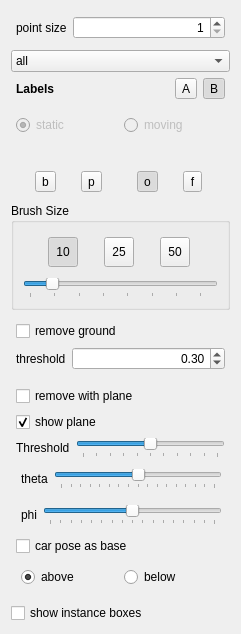
           <widget class="QWidget" name="scrollAreaWidgetContents">
            <property name="geometry">
             <rect>
              <x>0</x>
              <y>0</y>
              <width>241</width>
              <height>628</height>
             </rect>
            </property>
            <layout class="QVBoxLayout" name="verticalLayout_6">
             <item>
              <layout class="QFormLayout" name="formLayout_3">
               <property name="leftMargin">
                <number>5</number>
               </property>
               <property name="topMargin">
                <number>5</number>
               </property>
               <property name="rightMargin">
                <number>5</number>
               </property>
               <property name="bottomMargin">
                <number>5</number>
               </property>
               <item row="0" column="1">
                <widget class="QSpinBox" name="spinPointSize">
                 <property name="alignment">
                  <set>Qt::AlignRight|Qt::AlignTrailing|Qt::AlignVCenter</set>
                 </property>
                 <property name="minimum">
                  <number>1</number>
                 </property>
                 <property name="maximum">
                  <number>20</number>
                 </property>
                </widget>
               </item>
               <item row="0" column="0">
                <widget class="QLabel" name="label_4">
                 <property name="text">
                  <string>point size</string>
                 </property>
                </widget>
               </item>
              </layout>
             </item>
             <item>
              <widget class="QComboBox" name="cmbRootCategory">
               <property name="focusPolicy">
                <enum>Qt::WheelFocus</enum>
               </property>
               <property name="currentText">
                <string>all</string>
               </property>
               <item>
                <property name="text">
                 <string>all</string>
                </property>
               </item>
               <item>
                <property name="text">
                 <string>recently</string>
                </property>
               </item>
              </widget>
             </item>
             <item>
              <layout class="QHBoxLayout" name="horizontalLayout_9">
               <property name="leftMargin">
                <number>5</number>
               </property>
               <property name="topMargin">
                <number>0</number>
               </property>
               <property name="rightMargin">
                <number>5</number>
               </property>
               <property name="bottomMargin">
                <number>0</number>
               </property>
               <item>
                <widget class="QLabel" name="label_8">
                 <property name="font">
                  <font>
                   <weight>75</weight>
                   <bold>true</bold>
                  </font>
                 </property>
                 <property name="text">
                  <string>Labels</string>
                 </property>
                </widget>
               </item>
               <item>
                <spacer name="horizontalSpacer_3">
                 <property name="orientation">
                  <enum>Qt::Horizontal</enum>
                 </property>
                 <property name="sizeHint" stdset="0">
                  <size>
                   <width>40</width>
                   <height>20</height>
                  </size>
                 </property>
                </spacer>
               </item>
               <item>
                <widget class="QToolButton" name="btnButtonLayoutA">
                 <property name="text">
                  <string>A</string>
                 </property>
                 <property name="checkable">
                  <bool>true</bool>
                 </property>
                </widget>
               </item>
               <item>
                <widget class="QToolButton" name="btnButtonLayoutB">
                 <property name="text">
                  <string>B</string>
                 </property>
                 <property name="checkable">
                  <bool>true</bool>
                 </property>
                 <property name="checked">
                  <bool>true</bool>
                 </property>
                </widget>
               </item>
              </layout>
             </item>
             <item>
              <layout class="QGridLayout" name="labelsGroupBox">
               <property name="bottomMargin">
                <number>5</number>
               </property>
               <property name="spacing">
                <number>2</number>
               </property>
              </layout>
             </item>
             <item>
              <layout class="QHBoxLayout" name="horizontalLayout_13">
               <property name="leftMargin">
                <number>5</number>
               </property>
               <property name="topMargin">
                <number>5</number>
               </property>
               <property name="rightMargin">
                <number>5</number>
               </property>
               <property name="bottomMargin">
                <number>5</number>
               </property>
               <item>
                <widget class="QRadioButton" name="rdoStatic">
                 <property name="enabled">
                  <bool>false</bool>
                 </property>
                 <property name="text">
                  <string>static</string>
                 </property>
                 <property name="checked">
                  <bool>true</bool>
                 </property>
                 <property name="autoExclusive">
                  <bool>false</bool>
                 </property>
                </widget>
               </item>
               <item>
                <widget class="QRadioButton" name="rdoMoving">
                 <property name="enabled">
                  <bool>false</bool>
                 </property>
                 <property name="text">
                  <string>moving</string>
                 </property>
                 <property name="checkable">
                  <bool>true</bool>
                 </property>
                 <property name="autoExclusive">
                  <bool>false</bool>
                 </property>
                </widget>
               </item>
              </layout>
             </item>
             <item>
              <widget class="QLabel" name="txtSelectedLabel">
               <property name="font">
                <font>
                 <weight>75</weight>
                 <bold>true</bold>
                </font>
               </property>
               <property name="text">
                <string/>
               </property>
              </widget>
             </item>
             <item>
              <layout class="QHBoxLayout" name="horizontalLayout_14">
               <property name="leftMargin">
                <number>5</number>
               </property>
               <property name="topMargin">
                <number>5</number>
               </property>
               <property name="rightMargin">
                <number>5</number>
               </property>
               <property name="bottomMargin">
                <number>5</number>
               </property>
               <item>
                <widget class="QToolButton" name="btnBrushMode">
                 <property name="text">
                  <string>b</string>
                 </property>
                 <property name="checkable">
                  <bool>true</bool>
                 </property>
                </widget>
               </item>
               <item>
                <widget class="QToolButton" name="btnPolygonMode">
                 <property name="text">
                  <string>p</string>
                 </property>
                 <property name="checkable">
                  <bool>true</bool>
                 </property>
                </widget>
               </item>
               <item>
                <spacer name="horizontalSpacer_4">
                 <property name="orientation">
                  <enum>Qt::Horizontal</enum>
                 </property>
                 <property name="sizeType">
                  <enum>QSizePolicy::Fixed</enum>
                 </property>
                 <property name="sizeHint" stdset="0">
                  <size>
                   <width>10</width>
                   <height>20</height>
                  </size>
                 </property>
                </spacer>
               </item>
               <item>
                <widget class="QToolButton" name="btnOverwrite">
                 <property name="sizePolicy">
                  <sizepolicy hsizetype="Fixed" vsizetype="Fixed">
                   <horstretch>0</horstretch>
                   <verstretch>0</verstretch>
                  </sizepolicy>
                 </property>
                 <property name="minimumSize">
                  <size>
                   <width>0</width>
                   <height>0</height>
                  </size>
                 </property>
                 <property name="maximumSize">
                  <size>
                   <width>16777215</width>
                   <height>16777215</height>
                  </size>
                 </property>
                 <property name="text">
                  <string>o</string>
                 </property>
                 <property name="checkable">
                  <bool>true</bool>
                 </property>
                 <property name="checked">
                  <bool>true</bool>
                 </property>
                </widget>
               </item>
               <item>
                <widget class="QToolButton" name="btnFilter">
                 <property name="text">
                  <string>f</string>
                 </property>
                 <property name="checkable">
                  <bool>true</bool>
                 </property>
                </widget>
               </item>
              </layout>
             </item>
             <item>
              <widget class="QGroupBox" name="groupBox_3">
               <property name="title">
                <string>Brush Size</string>
               </property>
               <layout class="QVBoxLayout" name="verticalLayout_10">
                <item>
                 <layout class="QHBoxLayout" name="horizontalLayout_15">
                  <property name="leftMargin">
                   <number>5</number>
                  </property>
                  <property name="topMargin">
                   <number>5</number>
                  </property>
                  <property name="rightMargin">
                   <number>5</number>
                  </property>
                  <property name="bottomMargin">
                   <number>5</number>
                  </property>
                  <item>
                   <widget class="QToolButton" name="btnRadius5">
                    <property name="minimumSize">
                     <size>
                      <width>30</width>
                      <height>30</height>
                     </size>
                    </property>
                    <property name="text">
                     <string>10</string>
                    </property>
                    <property name="checkable">
                     <bool>true</bool>
                    </property>
                    <property name="checked">
                     <bool>true</bool>
                    </property>
                   </widget>
                  </item>
                  <item>
                   <widget class="QToolButton" name="btnRadius10">
                    <property name="minimumSize">
                     <size>
                      <width>30</width>
                      <height>30</height>
                     </size>
                    </property>
                    <property name="text">
                     <string>25</string>
                    </property>
                    <property name="checkable">
                     <bool>true</bool>
                    </property>
                    <property name="checked">
                     <bool>false</bool>
                    </property>
                   </widget>
                  </item>
                  <item>
                   <widget class="QToolButton" name="btnRadius20">
                    <property name="minimumSize">
                     <size>
                      <width>30</width>
                      <height>30</height>
                     </size>
                    </property>
                    <property name="text">
                     <string>50</string>
                    </property>
                    <property name="checkable">
                     <bool>true</bool>
                    </property>
                   </widget>
                  </item>
                 </layout>
                </item>
                <item>
                 <widget class="QSlider" name="mRadiusSlider">
                  <property name="minimum">
                   <number>1</number>
                  </property>
                  <property name="maximum">
                   <number>75</number>
                  </property>
                  <property name="value">
                   <number>10</number>
                  </property>
                  <property name="orientation">
                   <enum>Qt::Horizontal</enum>
                  </property>
                  <property name="tickPosition">
                   <enum>QSlider::TicksBelow</enum>
                  </property>
                 </widget>
                </item>
               </layout>
              </widget>
             </item>
             <item>
              <spacer name="verticalSpacer_3">
               <property name="orientation">
                <enum>Qt::Vertical</enum>
               </property>
               <property name="sizeHint" stdset="0">
                <size>
                 <width>20</width>
                 <height>40</height>
                </size>
               </property>
              </spacer>
             </item>
             <item>
              <layout class="QFormLayout" name="formLayout_5">
               <property name="leftMargin">
                <number>5</number>
               </property>
               <property name="topMargin">
                <number>5</number>
               </property>
               <property name="rightMargin">
                <number>5</number>
               </property>
               <property name="bottomMargin">
                <number>5</number>
               </property>
               <item row="1" column="0">
                <widget class="QLabel" name="label_9">
                 <property name="text">
                  <string>threshold</string>
                 </property>
                </widget>
               </item>
               <item row="1" column="1">
                <widget class="QDoubleSpinBox" name="spinGroundThreshold">
                 <property name="alignment">
                  <set>Qt::AlignRight|Qt::AlignTrailing|Qt::AlignVCenter</set>
                 </property>
                 <property name="minimum">
                  <double>-15.000000000000000</double>
                 </property>
                 <property name="maximum">
                  <double>30.000000000000000</double>
                 </property>
                 <property name="singleStep">
                  <double>0.050000000000000</double>
                 </property>
                 <property name="value">
                  <double>0.300000000000000</double>
                 </property>
                </widget>
               </item>
               <item row="0" column="0" colspan="2">
                <widget class="QCheckBox" name="chkRemoveGround">
                 <property name="text">
                  <string>remove ground</string>
                 </property>
                </widget>
               </item>
              </layout>
             </item>
             <item>
              <layout class="QFormLayout" name="formLayout_6">
               <property name="leftMargin">
                <number>5</number>
               </property>
               <property name="topMargin">
                <number>5</number>
               </property>
               <property name="rightMargin">
                <number>5</number>
               </property>
               <property name="bottomMargin">
                <number>5</number>
               </property>
               <item row="0" column="0" colspan="2">
                <widget class="QCheckBox" name="chkPlaneRemovalNormal">
                 <property name="text">
                  <string>remove with plane</string>
                 </property>
                </widget>
               </item>
               <item row="3" column="0">
                <widget class="QLabel" name="label_10">
                 <property name="text">
                  <string>Threshold</string>
                 </property>
                </widget>
               </item>
               <item row="3" column="1">
                <widget class="QSlider" name="sldPlaneThresholdNormal">
                 <property name="focusPolicy">
                  <enum>Qt::WheelFocus</enum>
                 </property>
                 <property name="minimum">
                  <number>-10000</number>
                 </property>
                 <property name="maximum">
                  <number>10000</number>
                 </property>
                 <property name="singleStep">
                  <number>1</number>
                 </property>
                 <property name="pageStep">
                  <number>50</number>
                 </property>
                 <property name="orientation">
                  <enum>Qt::Horizontal</enum>
                 </property>
                 <property name="tickPosition">
                  <enum>QSlider::TicksBelow</enum>
                 </property>
                 <property name="tickInterval">
                  <number>2000</number>
                 </property>
                </widget>
               </item>
               <item row="4" column="0" colspan="2">
                <layout class="QHBoxLayout" name="horizontalLayout_16">
                 <property name="leftMargin">
                  <number>5</number>
                 </property>
                 <property name="topMargin">
                  <number>5</number>
                 </property>
                 <property name="rightMargin">
                  <number>3</number>
                 </property>
                 <property name="bottomMargin">
                  <number>5</number>
                 </property>
                 <item>
                  <widget class="QLabel" name="label_11">
                   <property name="text">
                    <string>theta</string>
                   </property>
                  </widget>
                 </item>
                 <item>
                  <widget class="QSlider" name="sldPlaneNormalA1">
                   <property name="focusPolicy">
                    <enum>Qt::WheelFocus</enum>
                   </property>
                   <property name="minimum">
                    <number>-720</number>
                   </property>
                   <property name="maximum">
                    <number>720</number>
                   </property>
                   <property name="singleStep">
                    <number>1</number>
                   </property>
                   <property name="pageStep">
                    <number>90</number>
                   </property>
                   <property name="orientation">
                    <enum>Qt::Horizontal</enum>
                   </property>
                   <property name="tickPosition">
                    <enum>QSlider::TicksBelow</enum>
                   </property>
                   <property name="tickInterval">
                    <number>90</number>
                   </property>
                  </widget>
                 </item>
                </layout>
               </item>
               <item row="5" column="0" colspan="2">
                <layout class="QHBoxLayout" name="horizontalLayout_17">
                 <property name="leftMargin">
                  <number>5</number>
                 </property>
                 <property name="topMargin">
                  <number>5</number>
                 </property>
                 <property name="rightMargin">
                  <number>3</number>
                 </property>
                 <property name="bottomMargin">
                  <number>5</number>
                 </property>
                 <item>
                  <widget class="QLabel" name="label_12">
                   <property name="text">
                    <string>phi</string>
                   </property>
                  </widget>
                 </item>
                 <item>
                  <widget class="QSlider" name="sldPlaneNormalA2">
                   <property name="focusPolicy">
                    <enum>Qt::WheelFocus</enum>
                   </property>
                   <property name="minimum">
                    <number>-720</number>
                   </property>
                   <property name="maximum">
                    <number>720</number>
                   </property>
                   <property name="singleStep">
                    <number>1</number>
                   </property>
                   <property name="pageStep">
                    <number>90</number>
                   </property>
                   <property name="orientation">
                    <enum>Qt::Horizontal</enum>
                   </property>
                   <property name="tickPosition">
                    <enum>QSlider::TicksBelow</enum>
                   </property>
                   <property name="tickInterval">
                    <number>90</number>
                   </property>
                  </widget>
                 </item>
                </layout>
               </item>
               <item row="6" column="0" colspan="2">
                <widget class="QCheckBox" name="chkCarPoseAsBase">
                 <property name="text">
                  <string>car pose as base</string>
                 </property>
                </widget>
               </item>
               <item row="7" column="0" colspan="2">
                <layout class="QHBoxLayout" name="horizontalLayout_18">
                 <property name="leftMargin">
                  <number>5</number>
                 </property>
                 <property name="topMargin">
                  <number>5</number>
                 </property>
                 <property name="rightMargin">
                  <number>5</number>
                 </property>
                 <property name="bottomMargin">
                  <number>5</number>
                 </property>
                 <item>
                  <widget class="QRadioButton" name="rdoPlaneAboveNormal">
                   <property name="text">
                    <string>above</string>
                   </property>
                   <property name="checked">
                    <bool>true</bool>
                   </property>
                   <property name="autoExclusive">
                    <bool>false</bool>
                   </property>
                  </widget>
                 </item>
                 <item>
                  <widget class="QRadioButton" name="rdoPlaneBelowNormal">
                   <property name="text">
                    <string>below</string>
                   </property>
                   <property name="checked">
                    <bool>false</bool>
                   </property>
                   <property name="autoExclusive">
                    <bool>false</bool>
                   </property>
                  </widget>
                 </item>
                </layout>
               </item>
               <item row="1" column="0" colspan="2">
                <widget class="QCheckBox" name="chkShowPlane">
                 <property name="text">
                  <string>show plane</string>
                 </property>
                 <property name="checked">
                  <bool>true</bool>
                 </property>
                </widget>
               </item>
              </layout>
             </item>
             <item>
              <widget class="QCheckBox" name="chkShowInstanceBoxes">
               <property name="text">
                <string>show instance boxes</string>
               </property>
              </widget>
             </item>
            </layout>
           </widget>
